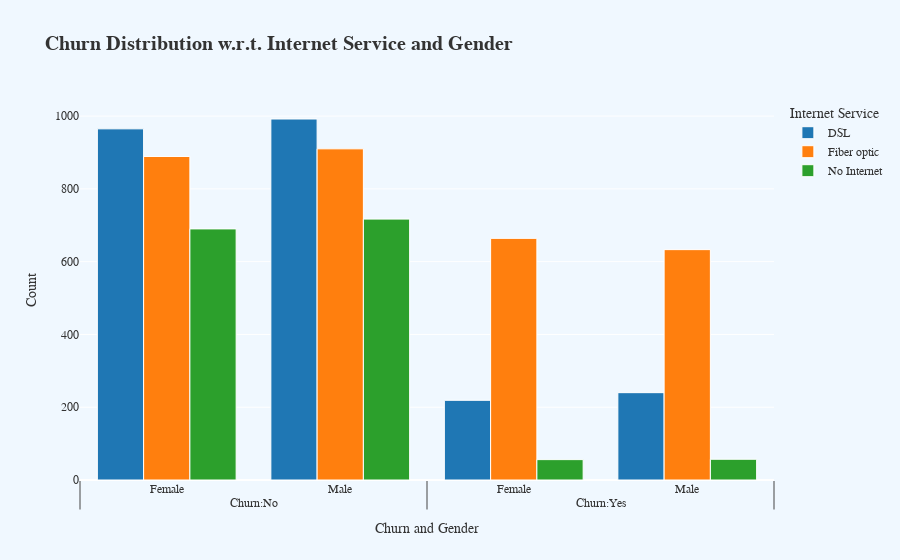

Source (notebook cell):
### Code cell
import plotly.graph_objects as go

fig = go.Figure()

fig.add_trace(go.Bar(
    x = [['Churn:No', 'Churn:No', 'Churn:Yes', 'Churn:Yes'],
         ["Female", "Male", "Female", "Male"]],
    y = [965, 992, 219, 240],
    name = 'DSL',
    marker=dict(color='#1f77b4', line=dict(color='#FFFFFF', width=1))
))

fig.add_trace(go.Bar(
    x = [['Churn:No', 'Churn:No', 'Churn:Yes', 'Churn:Yes'],
         ["Female", "Male", "Female", "Male"]],
    y = [889, 910, 664, 633],
    name = 'Fiber optic',
    marker=dict(color='#ff7f0e', line=dict(color='#FFFFFF', width=1))
))

fig.add_trace(go.Bar(
    x = [['Churn:No', 'Churn:No', 'Churn:Yes', 'Churn:Yes'],
         ["Female", "Male", "Female", "Male"]],
    y = [690, 717, 56, 57],
    name = 'No Internet',
    marker=dict(color='#2ca02c', line=dict(color='#FFFFFF', width=1))
))

fig.update_layout(
    title_text="<b>Churn Distribution w.r.t. Internet Service and Gender</b>",
    title_font=dict(size=20, family='Arial', color='#333333'),
    xaxis_title='Churn and Gender',
    yaxis_title='Count',
    legend_title='Internet Service',
    paper_bgcolor='#F0F8FF',
    plot_bgcolor='#F0F8FF',
    font=dict(size=12, family='Verdana', color='#333333')
)

fig.show()

### Figure 1 — Plotly figure (JSON) as saved in the notebook; plotly's stock layout.template omitted (floating-point values rounded to 4 significant figures)
{"data": [{"marker": {"color": "#1f77b4", "line": {"color": "#FFFFFF", "width": 1}}, "name": "DSL", "type": "bar", "x": [["Churn:No", "Churn:No", "Churn:Yes", "Churn:Yes"], ["Female", "Male", "Female", "Male"]], "y": [965, 992, 219, 240]}, {"marker": {"color": "#ff7f0e", "line": {"color": "#FFFFFF", "width": 1}}, "name": "Fiber optic", "type": "bar", "x": [["Churn:No", "Churn:No", "Churn:Yes", "Churn:Yes"], ["Female", "Male", "Female", "Male"]], "y": [889, 910, 664, 633]}, {"marker": {"color": "#2ca02c", "line": {"color": "#FFFFFF", "width": 1}}, "name": "No Internet", "type": "bar", "x": [["Churn:No", "Churn:No", "Churn:Yes", "Churn:Yes"], ["Female", "Male", "Female", "Male"]], "y": [690, 717, 56, 57]}], "layout": {"autosize": true, "font": {"color": "#333333", "family": "Verdana", "size": 12}, "legend": {"title": {"text": "Internet Service"}}, "paper_bgcolor": "#F0F8FF", "plot_bgcolor": "#F0F8FF", "title": {"font": {"color": "#333333", "family": "Arial", "size": 20}, "text": "<b>Churn Distribution w.r.t. Internet Service and Gender</b>"}, "xaxis": {"autorange": true, "range": [-0.5, 3.5], "title": {"text": "Churn and Gender"}, "type": "multicategory"}, "yaxis": {"autorange": true, "range": [0, 1044.0], "title": {"text": "Count"}, "type": "linear"}}}
